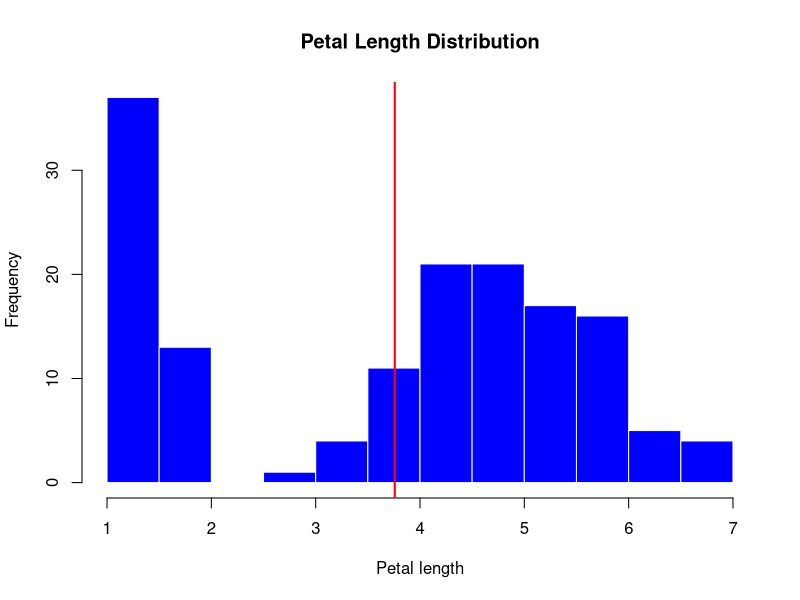

Reproduce this figure in R. (Note: this script raises an error after producing the figure.)
data("iris")
petal <- iris$Petal.Length 

mean(petal)

hist(petal, col = 'blue', border = 'white', xlab = 'Petal length', ylab = 'Frequency',main = 'Petal Length Distribution')
abline(v = mean(petal), col='red', lwd = 2)

#Using ggplot2 
#install.packages("ggplot2")
#install.packages("readr")
#install.packages("dplyr")
library(ggplot2)
library(readr)
library(dplyr)

data("iris")

ggplot(data = iris, mapping = aes(x = Petal.Length)) + geom_histogram(color = 'white', fill = 'blue') + geom_vline(aes(xintercept = mean_petal), data = iris, color = "red", linewidth = 2)

mean_petal <- mean(iris$Petal.Length)
mean_petal

